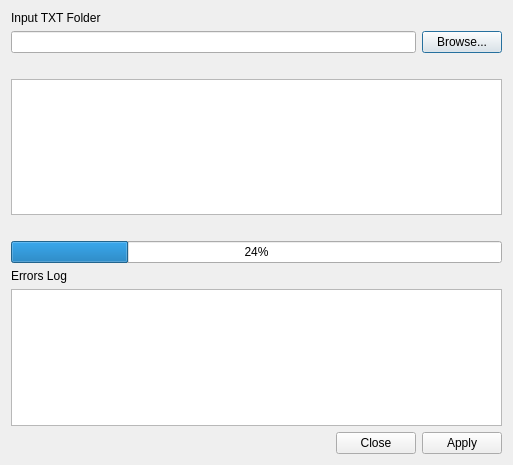
<?xml version="1.0" encoding="UTF-8"?>
<ui version="4.0">
 <class>hcmgis_txt2csv_form</class>
 <widget class="QDialog" name="hcmgis_txt2csv_form">
  <property name="windowModality">
   <enum>Qt::ApplicationModal</enum>
  </property>
  <property name="enabled">
   <bool>true</bool>
  </property>
  <property name="geometry">
   <rect>
    <x>0</x>
    <y>0</y>
    <width>513</width>
    <height>465</height>
   </rect>
  </property>
  <property name="font">
   <font>
    <weight>50</weight>
    <bold>false</bold>
   </font>
  </property>
  <property name="mouseTracking">
   <bool>false</bool>
  </property>
  <property name="windowTitle">
   <string>Batch Convert TXT to CSV</string>
  </property>
  <layout class="QVBoxLayout" name="verticalLayout">
   <item>
    <widget class="QLabel" name="label_2">
     <property name="text">
      <string>Input TXT Folder</string>
     </property>
     <property name="alignment">
      <set>Qt::AlignBottom|Qt::AlignLeading|Qt::AlignLeft</set>
     </property>
    </widget>
   </item>
   <item>
    <layout class="QGridLayout" name="gridLayout_3">
     <item row="0" column="1">
      <widget class="QPushButton" name="BtnInputFolder">
       <property name="enabled">
        <bool>true</bool>
       </property>
       <property name="font">
        <font>
         <weight>50</weight>
         <bold>false</bold>
        </font>
       </property>
       <property name="text">
        <string>Browse...</string>
       </property>
      </widget>
     </item>
     <item row="0" column="0">
      <widget class="QLineEdit" name="LinInputFolder">
       <property name="enabled">
        <bool>true</bool>
       </property>
       <property name="mouseTracking">
        <bool>true</bool>
       </property>
       <property name="focusPolicy">
        <enum>Qt::StrongFocus</enum>
       </property>
       <property name="acceptDrops">
        <bool>false</bool>
       </property>
       <property name="text">
        <string/>
       </property>
       <property name="readOnly">
        <bool>true</bool>
       </property>
      </widget>
     </item>
    </layout>
   </item>
   <item>
    <widget class="QLabel" name="lblTXT">
     <property name="font">
      <font>
       <weight>75</weight>
       <bold>true</bold>
      </font>
     </property>
     <property name="text">
      <string/>
     </property>
     <property name="alignment">
      <set>Qt::AlignBottom|Qt::AlignLeading|Qt::AlignLeft</set>
     </property>
    </widget>
   </item>
   <item>
    <widget class="QListWidget" name="lsTXT"/>
   </item>
   <item>
    <widget class="QLabel" name="LblStatus">
     <property name="font">
      <font>
       <weight>75</weight>
       <bold>true</bold>
      </font>
     </property>
     <property name="text">
      <string/>
     </property>
    </widget>
   </item>
   <item>
    <widget class="QProgressBar" name="status">
     <property name="value">
      <number>24</number>
     </property>
    </widget>
   </item>
   <item>
    <widget class="QLabel" name="label">
     <property name="text">
      <string>Errors Log</string>
     </property>
    </widget>
   </item>
   <item>
    <widget class="QTextEdit" name="txtError"/>
   </item>
   <item>
    <widget class="QDialogButtonBox" name="BtnApplyClose">
     <property name="orientation">
      <enum>Qt::Horizontal</enum>
     </property>
     <property name="standardButtons">
      <set>QDialogButtonBox::Apply|QDialogButtonBox::Close</set>
     </property>
     <property name="centerButtons">
      <bool>false</bool>
     </property>
    </widget>
   </item>
  </layout>
 </widget>
 <tabstops>
  <tabstop>BtnApplyClose</tabstop>
 </tabstops>
 <resources/>
 <connections>
  <connection>
   <sender>BtnApplyClose</sender>
   <signal>accepted()</signal>
   <receiver>hcmgis_txt2csv_form</receiver>
   <slot>accept()</slot>
   <hints>
    <hint type="sourcelabel">
     <x>248</x>
     <y>254</y>
    </hint>
    <hint type="destinationlabel">
     <x>157</x>
     <y>274</y>
    </hint>
   </hints>
  </connection>
  <connection>
   <sender>BtnApplyClose</sender>
   <signal>rejected()</signal>
   <receiver>hcmgis_txt2csv_form</receiver>
   <slot>reject()</slot>
   <hints>
    <hint type="sourcelabel">
     <x>316</x>
     <y>260</y>
    </hint>
    <hint type="destinationlabel">
     <x>286</x>
     <y>274</y>
    </hint>
   </hints>
  </connection>
 </connections>
</ui>
